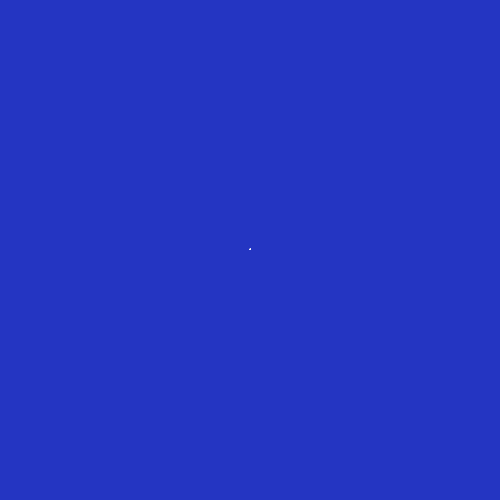
Frame 1 (no input)
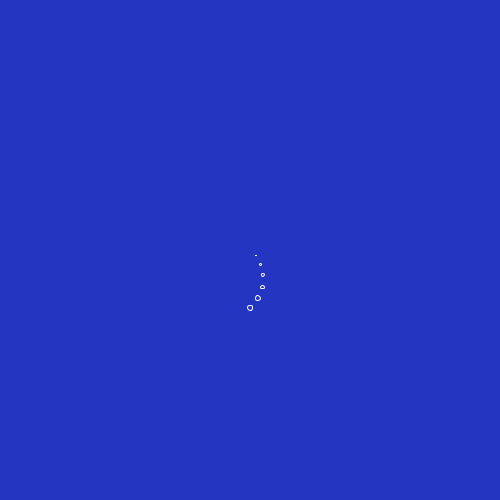
Frame 60 (the mouse pressed at the canvas centre just before this capture)
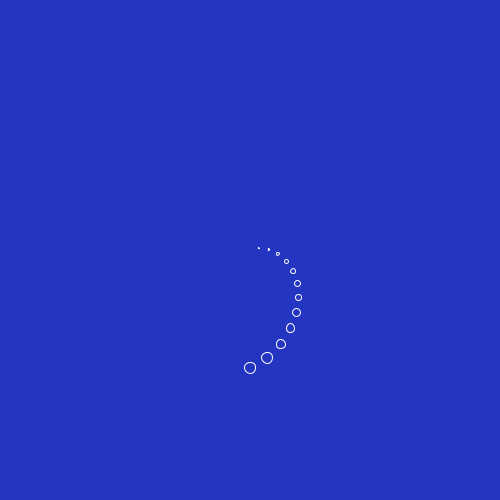
Frame 120 (the mouse held since frame 60 and released just before this capture)

The Processing sketch that drew these frames (run headless with seeded random() and noise(); from frame 60 on, the mouse is pressed at the canvas centre):

// Processing sketch: sketch_30042017
// ── sketch_30042017.pde
Circle[] circle = new Circle[120];

void setup(){
  size(500,500);
  smooth();
  noFill();
  stroke(255);
  for(int i = 0; i<=circle.length-1; i++){
    circle[i] = new Circle(i/TWO_PI);
  }
}

void draw(){
  translate(width/2, height/2);
  background(36,53,194);
  for(int i = 0; i<=circle.length-1; i++){
    circle[i].display(i);
  }
}
// ── Circle.pde
class Circle{
  float x,y;
  float angle;
  float speed;
  float scalar;
  float count;
  boolean grow;
  float taille = random(10,15);
  Circle(float _angle){
    angle = _angle;
  }
  
  void display(float size){
    count+=0.1;
    if(count>=size){
      if(grow){
        scalar+=1;
        if(scalar>=150){
          grow = false;
        }
      }
      if(!grow){
         scalar-=1;
         if(scalar<=0){
          grow = true;
        }
      }
    }
    x = sin(angle)*scalar;
    y = cos(angle)*scalar;
    ellipse(x,y,scalar/10,scalar/10);
  }
}
